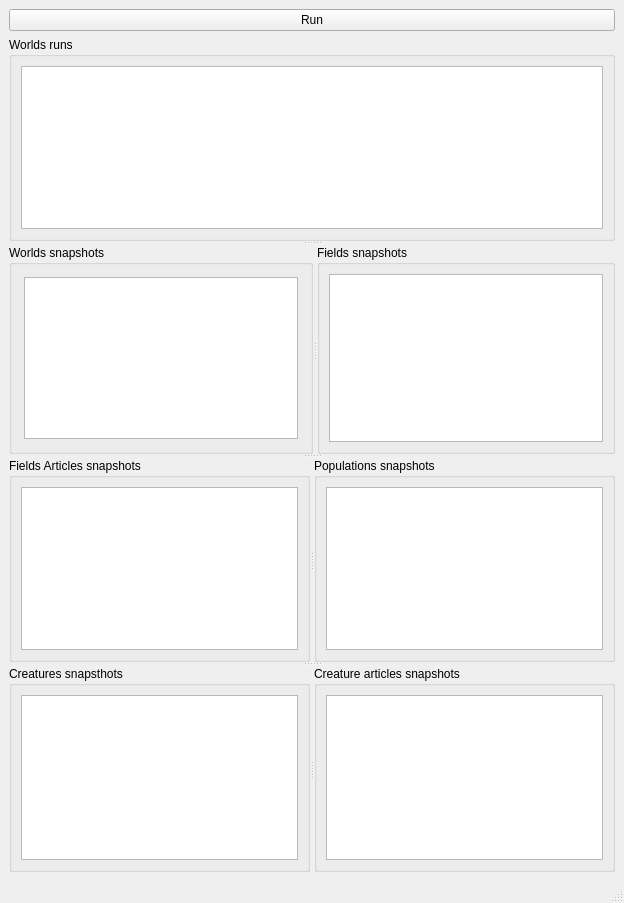
<?xml version="1.0" encoding="UTF-8"?>
<ui version="4.0">
 <class>MainWindow</class>
 <widget class="QMainWindow" name="MainWindow">
  <property name="geometry">
   <rect>
    <x>0</x>
    <y>0</y>
    <width>624</width>
    <height>903</height>
   </rect>
  </property>
  <property name="windowTitle">
   <string>MainWindow</string>
  </property>
  <widget class="QWidget" name="centralwidget">
   <layout class="QGridLayout" name="gridLayout_5">
    <item row="0" column="0">
     <widget class="QPushButton" name="pushButton">
      <property name="text">
       <string>Run</string>
      </property>
     </widget>
    </item>
    <item row="1" column="0">
     <widget class="QSplitter" name="splitter_5">
      <property name="orientation">
       <enum>Qt::Vertical</enum>
      </property>
      <widget class="QSplitter" name="splitter_3">
       <property name="orientation">
        <enum>Qt::Vertical</enum>
       </property>
       <widget class="QGroupBox" name="groupBox_3">
        <property name="title">
         <string>Worlds runs</string>
        </property>
        <layout class="QGridLayout" name="gridLayout_3">
         <item row="0" column="0">
          <widget class="QTableView" name="worldRunsTableView"/>
         </item>
        </layout>
       </widget>
       <widget class="QSplitter" name="splitter">
        <property name="enabled">
         <bool>true</bool>
        </property>
        <property name="orientation">
         <enum>Qt::Horizontal</enum>
        </property>
        <widget class="QGroupBox" name="groupBox">
         <property name="title">
          <string>Worlds snapshots</string>
         </property>
         <layout class="QGridLayout" name="gridLayout">
          <property name="margin">
           <number>12</number>
          </property>
          <item row="0" column="0">
           <widget class="QTableView" name="worldSnapshotTableView"/>
          </item>
         </layout>
        </widget>
        <widget class="QGroupBox" name="groupBox_2">
         <property name="title">
          <string>Fields snapshots</string>
         </property>
         <layout class="QGridLayout" name="gridLayout_2">
          <item row="0" column="0">
           <widget class="QTableView" name="fieldSnapshotTableView"/>
          </item>
         </layout>
        </widget>
       </widget>
       <widget class="QSplitter" name="splitter_2">
        <property name="orientation">
         <enum>Qt::Horizontal</enum>
        </property>
        <widget class="QGroupBox" name="groupBox_6">
         <property name="title">
          <string>Fields Articles snapshots</string>
         </property>
         <layout class="QGridLayout" name="gridLayout_6">
          <item row="0" column="0">
           <widget class="QTableView" name="fieldArticlesTableView"/>
          </item>
         </layout>
        </widget>
        <widget class="QGroupBox" name="groupBox_4">
         <property name="title">
          <string>Populations snapshots </string>
         </property>
         <layout class="QGridLayout" name="gridLayout_4">
          <item row="0" column="0">
           <widget class="QTableView" name="fieldPopulationsTableView"/>
          </item>
         </layout>
        </widget>
       </widget>
      </widget>
      <widget class="QSplitter" name="splitter_4">
       <property name="orientation">
        <enum>Qt::Horizontal</enum>
       </property>
       <widget class="QGroupBox" name="groupBox_7">
        <property name="title">
         <string>Creatures snapsthots</string>
        </property>
        <layout class="QHBoxLayout" name="horizontalLayout">
         <item>
          <widget class="QTableView" name="populationCreaturesTableView"/>
         </item>
        </layout>
       </widget>
       <widget class="QGroupBox" name="groupBox_5">
        <property name="title">
         <string>Creature articles snapshots </string>
        </property>
        <layout class="QHBoxLayout" name="horizontalLayout_2">
         <item>
          <widget class="QTableView" name="creatureArticlesTableView"/>
         </item>
        </layout>
       </widget>
      </widget>
     </widget>
    </item>
   </layout>
   <zorder>splitter_3</zorder>
   <zorder>pushButton</zorder>
   <zorder>groupBox_5</zorder>
   <zorder>groupBox_7</zorder>
   <zorder>groupBox_5</zorder>
   <zorder>groupBox_7</zorder>
   <zorder>groupBox_5</zorder>
   <zorder>groupBox_7</zorder>
   <zorder>splitter_5</zorder>
  </widget>
  <widget class="QMenuBar" name="menubar">
   <property name="geometry">
    <rect>
     <x>0</x>
     <y>0</y>
     <width>624</width>
     <height>28</height>
    </rect>
   </property>
  </widget>
  <widget class="QStatusBar" name="statusbar"/>
 </widget>
 <resources/>
 <connections/>
</ui>
